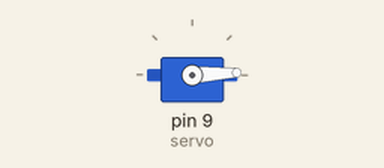
Simulated run of this sketch. Board: Arduino Uno, built with avr-gcc and run on an emulated ATmega328P. Shown: servo.

Above: at 0.05 s.
At 1.3 s:
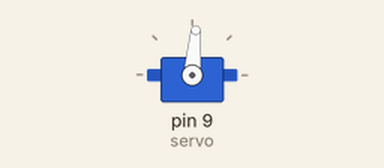
At 2.6 s:
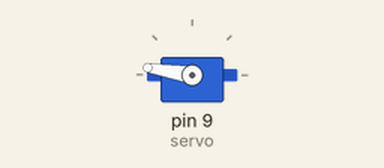
At 5.2 s:
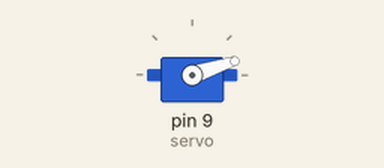
Timing chart, 0 to 7.1 s (numbered marks = the images above):
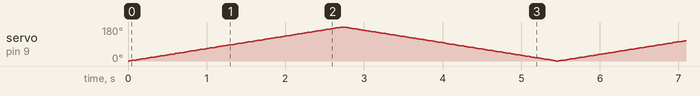

The sketch:

myServo.ino
```cpp
#include "myServo.h"

Servo servo;
MyServo myServo;

void setup() {
    myServo.setup();
}

void loop() {
    myServo.loop();
}
```

myServo.cpp
```cpp
#include "myServo.h"

MyServo::MyServo() : pos(0) {}

void MyServo::setup() {
    Serial.begin(9600);
    servo.attach(9); // Attach the servo to pin 9
}

void MyServo::loop() {
    for (pos = 0; pos <= 180; pos += 1) {
        servo.write(pos); // Use the servo object to write the position
        delay(15);
    }
    for (pos = 180; pos >= 0; pos -= 1) {
        servo.write(pos); // Use the servo object to write the position
        delay(15);
    }
}
```

myServo.h
```cpp
#ifndef MY_SERVO_H
#define MY_SERVO_H

#include <Servo.h>
#include <Arduino.h>

class MyServo {
private:
    int pos;

public:
    MyServo();
    void setup();
    void loop();
};

#endif
```
